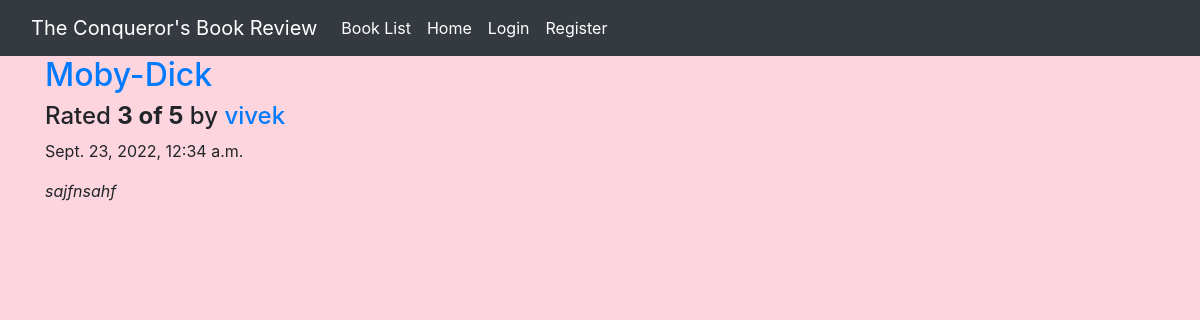
The page /review/2/ on the database its author committed.
### reviews/models.py (models this page shows, shortened)
class Review(models.Model):
    RATING_CHOICES = (
        (1, '1'),
        (2, '2'),
        (3, '3'),
        (4, '4'),
        (5, '5'),
    )
    book = models.ForeignKey(Book, on_delete=models.DO_NOTHING,)
    pub_date = models.DateTimeField('date published')
    user_name = models.ForeignKey(User,to_field='username',on_delete=models.CASCADE)
    comment = models.CharField(max_length=200)
    rating = models.IntegerField(choices=RATING_CHOICES)

class Book(models.Model):
    name = models.CharField(max_length=200)
    author = models.CharField(max_length=200, default='Anonymous')

### reviews/views.py (the view)
# urls.py: re_path(r'^review/(?P<review_id>[0-9]+)/$', views.review_detail, name='review_detail'),
def review_detail(request, review_id):
    review = get_object_or_404(Review, pk=review_id)
    return render(request, 'reviews/review_detail.html', {'review': review})

### reviews/templates/reviews/review_detail.html (shortened to what this page needs)
{% extends 'base.html' %}
{% block content %}
<h2><a href="{% url 'reviews:book_detail' review.book.id %}">{{ review.book.name }}</a></h2>
<h4>Rated <b>{{ review.rating }} of 5</b> by <a href="{% url 'reviews:user_review_list' review.user_name %}" >{{ review.user_name }}</a></h4>
<p>{{ review.pub_date }}</p>
<p><i>{{ review.comment }}</i></p>
{% endblock %}

### rows shown on the page
Review: book.name "Moby-Dick", rating "3", user_name "vivek", pub_date "Sept. 23, 2022, 12:34 a.m.", comment "sajfnsahf"
